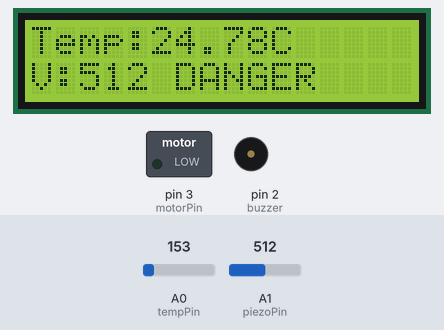
Bench run of a sketch on a simulated Arduino Uno, built with avr-gcc and run on an emulated ATmega328P. Shown: 16×2 character LCD, switched loads named in the sketch (green lamp = pin HIGH), buzzer (waves = sounding). The inputs (shaded band) are chosen by the test bench; at power-on: A0 (tempPin) = 153, A1 (piezoPin) = 512. What the sketch prints to the serial monitor is not drawn.

Above: at 3.2 s.
3.3 s: A0 (tempPin) set to 164
At 4.88 s:
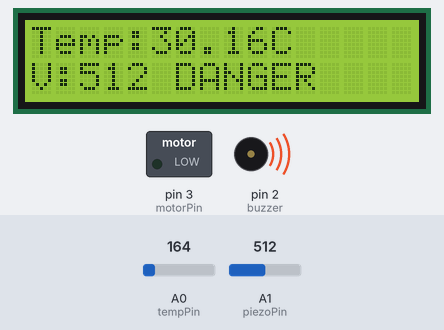
5.7 s: A0 (tempPin) set to 190
At 7.8 s:
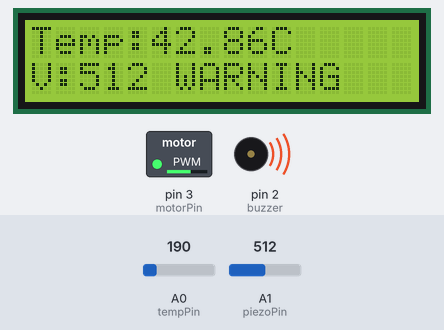
8.1 s: A0 (tempPin) set to 165
At 8.41 s:
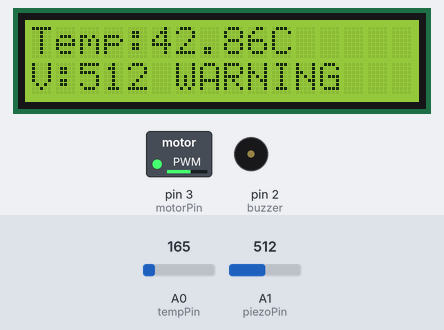
9.8 s: A1 (piezoPin) set to 484
At 11.1 s:
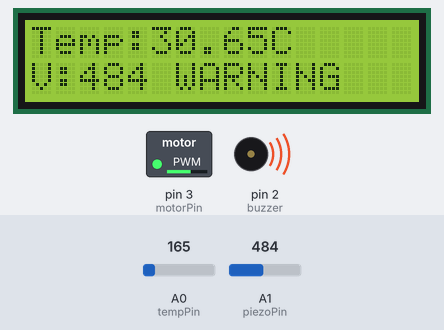
11.4 s: A1 (piezoPin) set to 217
At 11.9 s:
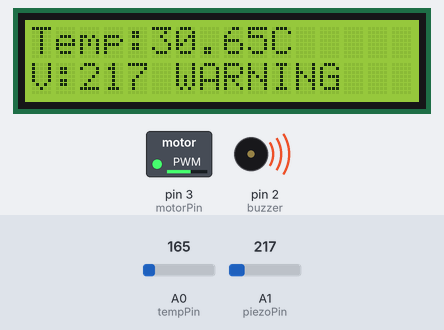
12.9 s: A1 (piezoPin) set to 190
At 13.7 s:
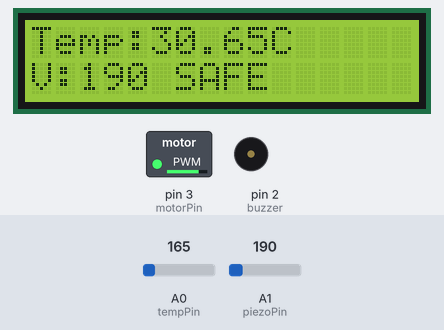
Timing chart, 0 to 15.4 s (numbered marks = the images above; inputs shaded):
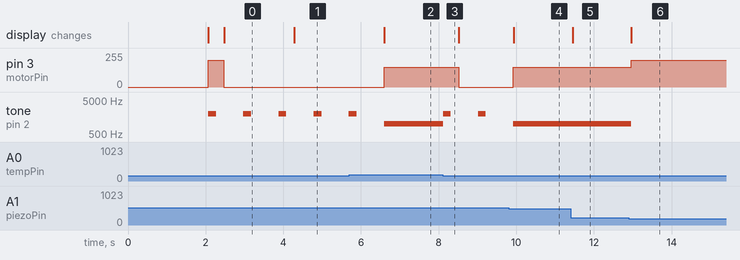

Measured:
- the behaviour switches between 173 and 174 on A0 (tempPin) (found by bisection; images 1 and 2)
- the behaviour switches between 500 and 499 on A1 (piezoPin) (found by bisection; images 3 and 4)
- the behaviour switches between 200 and 199 on A1 (piezoPin) (found by bisection; images 5 and 6)
- after the input at 3.3 s, the display: changes after 0.98 s (image 1)
- after the input at 5.7 s, pin 3 (motorPin): 0/255 → 150/255 after 0.90 s; the display: changes after 0.90 s (image 2)
- after the input at 8.1 s, pin 3 (motorPin): 150/255 → 0/255 after 0.41 s; tone on pin 2 (buzzer): alternates 2000 Hz for 0.20 s and silent for 0.71 s, starting at once
- after the input at 9.8 s, pin 3 (motorPin): 0/255 → 150/255 after 0.12 s; the display: changes after 0.13 s (image 4)
- after the input at 11.4 s, the display: changes after 0.05 s (image 5)
- after the input at 12.9 s, pin 3 (motorPin): 150/255 → 200/255 after 0.06 s; tone on pin 2 (buzzer): 1000 Hz → silent after 0.06 s; the display: changes after 0.06 s (image 6)

The sketch:

Blender_monitoring_system.ino
```cpp
#include <LiquidCrystal.h>

// LCD pins
LiquidCrystal lcd(12, 11, 10, 9, 8, 4);

// Pins
const int tempPin = A0;
const int piezoPin = A1;
const int motorPin = 3;
const int buzzer = 2;

// Thresholds
float tempWarning = 35.0;
float tempDanger  = 50.0;

int vibrationWarning = 200;
int vibrationDanger  = 500;

// ADD THIS 👇
String state = "SAFE";

void setup() {
  Serial.begin(9600);

  lcd.begin(16, 2);
  lcd.print("System Booting...");
  delay(2000);
  lcd.clear();

  pinMode(motorPin, OUTPUT);
  pinMode(buzzer, OUTPUT);

  analogWrite(motorPin, 200);
}

void loop() {

  // ===== READ TEMPERATURE =====
  int tempRaw = analogRead(tempPin);
  float voltage = tempRaw * (5.0 / 1023.0);
  float temperature = (voltage - 0.5) * 100;

  // ===== READ VIBRATION (FIXED) =====
  int vibration = analogRead(piezoPin);

  noTone(buzzer); // reset buzzer

  // ===== SYSTEM STATES =====

  if (temperature < tempWarning && vibration < vibrationWarning) {
    analogWrite(motorPin, 200);
    state = "SAFE";
  }

  else if ((temperature >= tempWarning && temperature < tempDanger) ||
           (vibration >= vibrationWarning && vibration < vibrationDanger)) {

    tone(buzzer, 1000);
    analogWrite(motorPin, 150);
    state = "WARNING";
  }

  else if (temperature >= tempDanger || vibration >= vibrationDanger) {

    tone(buzzer, 2000);
    delay(200);
    noTone(buzzer);
    delay(200);

    analogWrite(motorPin, 0);
    state = "DANGER";
  }

  // ===== LCD DISPLAY =====
  lcd.setCursor(0, 0);
  lcd.print("Temp:");
  lcd.print(temperature);
  lcd.print("C   "); // spacing clears old text

  lcd.setCursor(0, 1);
  lcd.print("V:");
  lcd.print(vibration);
  lcd.print(" ");
  lcd.print(state);
  lcd.print("   "); // clears leftovers

  // ===== SERIAL =====
  Serial.print("Temp: ");
  Serial.print(temperature);
  Serial.print(" | Vib: ");
  Serial.print(vibration);
  Serial.print(" | State: ");
  Serial.println(state);

  delay(500);
}
```
